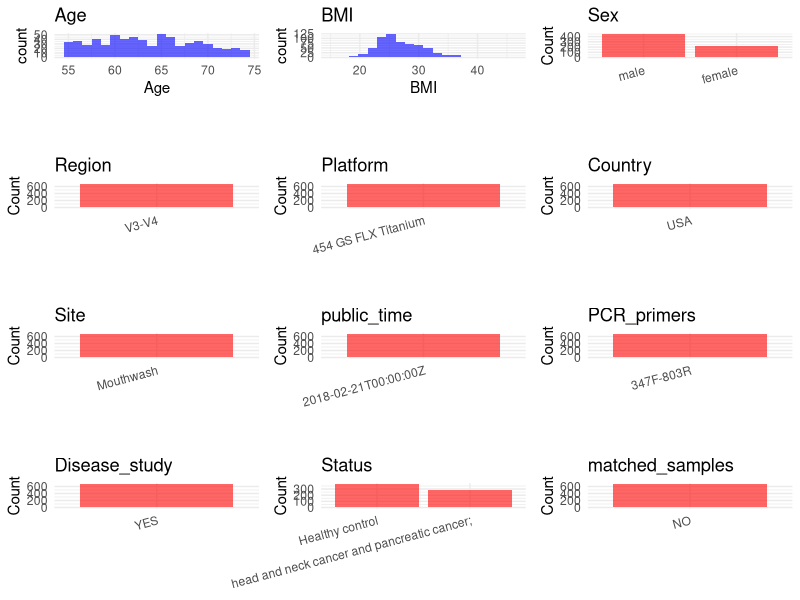

R code for this plot: (Note: this script raises an error after producing the figure.)
## ---- chunk 1
# Load necessary libraries
library(dplyr)
library(ggplot2)
library(cowplot)

# Set working directory (update this path to your local directory)
setwd("D:/oral_project/PRJNA434312")

# Read the initial metadata files
initial_meta<-read.csv("SraRunTable.csv",header = T)

# Combine the two metadata files
#meta <- rbind(initial_meta, initial_meta1)

#Remove entries where Organism is "gut metagenome" (non-oral samples)
#initial_meta <- subset(initial_meta,isolation_source!= "feces")

# Check the number of samples containing "HT" in Sample.Name (e.g., healthy controls)
#nrow(subset(meta, grepl("HT", Sample.Name)))

# Display the first few rows of the metadata
head(initial_meta)
## ---- chunk 2
# Create a uniform metadata dataframe
metadata <- data.frame(
  BioProject = initial_meta$BioProject,
  Run = initial_meta$Run,
  sample_name = initial_meta$Library.Name,
  Age = initial_meta$Host_Age,
  BMI = initial_meta$host_BMI,
  Sex=initial_meta$hostgender,
  Region = "V3-V4",
  Platform = initial_meta$Instrument,
  Country = "USA",
  Site =initial_meta$sample_type,
  public_time = initial_meta$ReleaseDate,
  Status=initial_meta$disease_status,
  stringsAsFactors = FALSE
)
## ---- chunk 3
# Add information obtained from the publication
metadata$PCR_primers <- "347F-803R"
metadata$title <- "Elevated Dietary Carbohydrate and Glycemic Intake Associate with an Altered Oral Microbial Ecosystem in Two Large U.S. Cohorts"
#metadata<-subset(uniform_meta,Site!="feces")
metadata$Disease_study <- "YES"
# Assign disease status based on sample_name patterns
metadata <- metadata %>%
  mutate(Status = ifelse(grepl("Case",Status), 
                        "head and neck cancer and pancreatic cancer;", 
                        ifelse(grepl("Control", Status), "Healthy control", NA)))
#metadata<-metadata%>%
#  mutate(Site=ifelse(grepl("gut",Site),"Feces" ,ifelse(grepl("oral",Site),"Saliva",NA)))

#extract subject id by remove prefix of sample_name
#metadata$sample_name <- gsub("[FSP].*", "", metadata$sample_name)
#get subjects id with Saliva available
#keep_subjects<-subset(metadata,Site %in% c("Saliva"))
#remove subjects without Saliva samples
#metadata<-subset(metadata,sample_name %in% keep_subjects$sample_name)
#get subjects sampling counts
#sample_counts <- table(metadata$sample_name)
# Create matched_samples column, any subjects have >=2 samples will be label "YES", otherwise "NO"
#metadata$matched_samples <- ifelse(metadata$sample_name %in% names(sample_counts[sample_counts >= 2]), "YES", "NO")
#metadata$BMI<-gsub("not provided",NA,metadata$BMI)
#metadata$BMI<-as.numeric(metadata$BMI)
metadata$matched_samples<-"NO"
## ---- chunk 4
# Check the number of unique runs and sample names
print(paste("Number of unique runs:", length(unique(metadata$Run))))
print(paste("Number of unique sample names:", length(unique(metadata$sample_name))))
## ---- chunk 5
# Select columns for visualization
plot_data <- metadata %>%
  select(-BioProject, -Run, -sample_name, -title)

# Function to create simple plots for each column
create_simple_plots <- function(data) {
  plots <- list()
  
  for (col in colnames(data)) {
    # Check if the column is all NA
    if (all(is.na(data[[col]]))) {
      # Create an empty plot with text indicating all NA
      p <- ggplot() +
        annotate("text", x = 0.5, y = 0.5, label = "this column is NA", size = 6) +
        labs(title = col) +
        theme_void()
    } else if (is.numeric(data[[col]])) {
      # Numeric variable: histogram
      p <- ggplot(data, aes(x = .data[[col]])) +
        geom_histogram(fill = "blue", alpha = 0.6, bins = 20, na.rm = TRUE) +
        labs(title = col) +
        theme_minimal()
    } else {
      # Categorical variable: bar plot (remove NA values)
      count_data <- as.data.frame(table(data[[col]], useNA = "ifany"))
      p <- ggplot(count_data, aes(x = reorder(Var1, -Freq), y = Freq)) +
        geom_col(fill = "red", alpha = 0.6) +
        labs(title = col, x = NULL, y = "Count") +
        theme_minimal() +
        theme(axis.text.x = element_text(angle = 15, hjust = 1))
    }
    plots[[col]] <- p
  }
  
  return(plots)
}

# Generate and arrange plots
plots <- create_simple_plots(plot_data)
p<-plot_grid(plots$Age, 
          plots$BMI, 
          plots$Sex, 
          plots$Region, 
          plots$Platform, 
          plots$Country, 
          plots$Site,
          plots$public_time, 
          plots$PCR_primers,
          plots$Disease_study,
          plots$Status,
          plots$matched_samples,# add 
          ncol = 3, align = "hv", axis = "lb")
ggsave("Metadata_Summary.png", plot = p, width = 8, height = 6, dpi = 150)
## ---- chunk 6
knitr::include_graphics("Metadata_Summary.png")
## ---- chunk 7
# Reorder columns to match the desired format
metadata <- metadata[, c(
  "BioProject", "Run", "sample_name", "Age", "BMI", "Sex", 
  "Region", "Platform", "Country", "Site", "public_time", 
  "PCR_primers", "title", "Disease_study", "Status","matched_samples"
)]

# Export the uniform metadata to a CSV file
write.csv(metadata, file = "metadata.csv", quote = FALSE)
head(metadata)
